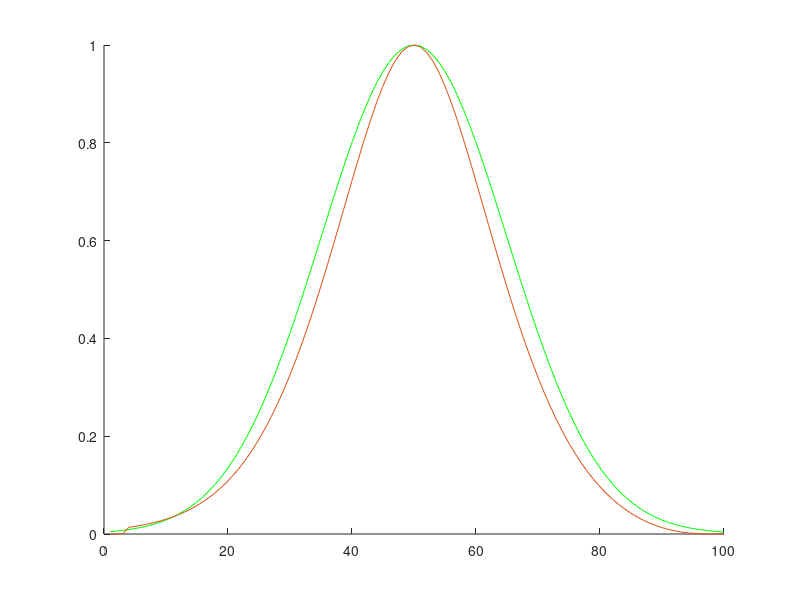

Source code (MATLAB):
%4th order rf
clear all

ndim = 100;
npass = 1;
za = zeros(ndim,1);
zb = zeros(ndim,1);
zc = zeros(ndim,1);
za(ndim/2) = 1.0;
%za(20) = -.5;

xi = 15.0;
figure
hold on

for i=1:ndim
  zc(i) = exp(-(i-ndim/2)^2/xi^2/2);
end 
plot(zc,'Color','green')

b=xi^2/2;
c=xi^2/24+xi^4/8;
%c=xi^4/8;
d=xi^2/180+xi^4/48+xi^6/48;
%d=xi^6/48;

p=c-b^2/3;
q=d-b*c/3+2*b^3/27;

t1=0.5*(-q+sqrt(q^2+4*p^3/27));
t2=0.5*(-q-sqrt(q^2+4*p^3/27));

u=t1^(1/3);
v=t2^(1/3);
w=exp(2*pi*1i/3);

k1=u+v-b/3;
k2=u*w+v*w^2-b/3;
k3=u*w^2+v*w-b/3;

%b
%k1+k2+k3
%c
%k1*k2+k2*k3+k3*k1
%d
%k1*k2*k3

k1 = 1/k1;
k2 = 1/k2;
k3 = 1/k3;

z1a=1-k1/2+sqrt((1-k1/2)^2-1);
z2a=1-k2/2+sqrt((1-k2/2)^2-1);
z3a=1-k3/2+sqrt((1-k3/2)^2-1);

z1b=1-k1/2-sqrt((1-k1/2)^2-1);
z2b=1-k2/2-sqrt((1-k2/2)^2-1);
z3b=1-k3/2-sqrt((1-k3/2)^2-1);
if(abs(z1a)>abs(z1b))
  z1 = z1b;
else
  z1 = z1a;
end
if(abs(z2a)>abs(z2b))
  z2 = z2b;
else
  z2 = z2a;
end
if(abs(z3a)>abs(z3b))
  z3 = z3b;
else
  z3 = z3a;
end

a1 = real(z1+z2+z3)
a2 = real(-(z1*z2+z2*z3+z3*z1))
a3 = real(z1*z2*z3)

a1+a2+a3

zamax = max(za);

zb = za/zamax;

for n=1:npass
for i=4:ndim-3
  zb(i) = (1-a1-a2-a3)*za(i) ...
        + a1*zb(i-1) + a2*zb(i-2) + a3*zb(i-3);
end
end

zc = zb;
for n=1:npass
for i=ndim-3:-1:4
  zc(i) = (1-a1-a2-a3)*zb(i) ...
        + a1*zc(i+1) + a2*zc(i+2) + a3*zc(i+3);
end
end

zcmax = max(zc);
zc = zc / zcmax * zamax;

plot(zc)
